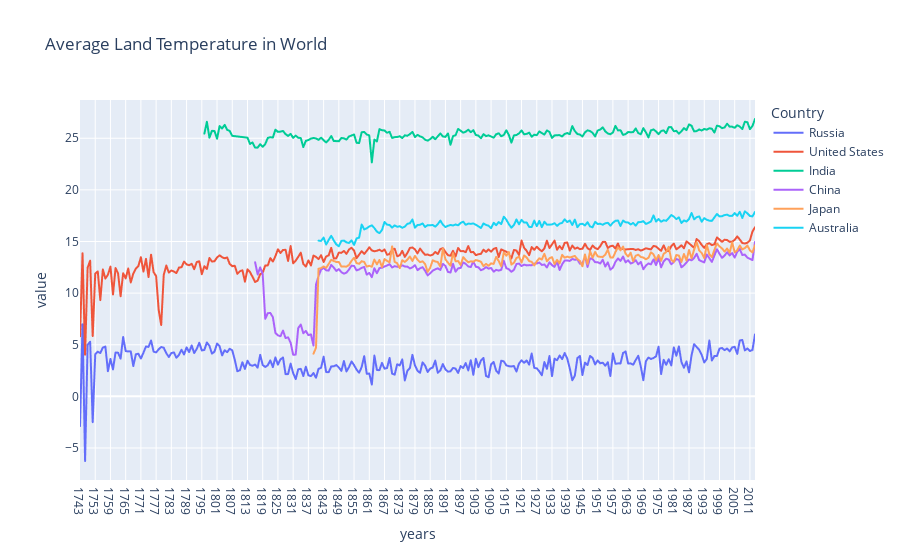

Here is the notebook cell this chart was saved with:
### Code cell
fig=px.line(avg_temp,x='years',y=['AverageTemperature'],color='Country',title='Average Land Temperature in World')
fig.show()

### Figure 1 — Plotly figure (JSON) as saved in the notebook; plotly's stock layout.template omitted (floating-point values rounded to 4 significant figures; data arrays with more than 128 entries replaced by an {"elided": "..."} marker saying what was removed)
{"data": [{"hovertemplate": "Country=Russia<br>variable=AverageTemperature<br>years=%{x}<br>value=%{y}<extra></extra>", "legendgroup": "Russia", "line": {"color": "#636efa", "dash": "solid"}, "mode": "lines", "name": "Russia", "showlegend": true, "type": "scattergl", "x": {"elided": "267 str values"}, "xaxis": "x", "y": {"elided": "267 float values"}, "yaxis": "y"}, {"hovertemplate": "Country=United States<br>variable=AverageTemperature<br>years=%{x}<br>value=%{y}<extra></extra>", "legendgroup": "United States", "line": {"color": "#EF553B", "dash": "solid"}, "mode": "lines", "name": "United States", "showlegend": true, "type": "scattergl", "x": {"elided": "267 str values"}, "xaxis": "x", "y": {"elided": "267 float values"}, "yaxis": "y"}, {"hovertemplate": "Country=India<br>variable=AverageTemperature<br>years=%{x}<br>value=%{y}<extra></extra>", "legendgroup": "India", "line": {"color": "#00cc96", "dash": "solid"}, "mode": "lines", "name": "India", "showlegend": true, "type": "scattergl", "x": {"elided": "213 str values"}, "xaxis": "x", "y": {"elided": "213 float values"}, "yaxis": "y"}, {"hovertemplate": "Country=China<br>variable=AverageTemperature<br>years=%{x}<br>value=%{y}<extra></extra>", "legendgroup": "China", "line": {"color": "#ab63fa", "dash": "solid"}, "mode": "lines", "name": "China", "showlegend": true, "type": "scattergl", "x": {"elided": "198 str values"}, "xaxis": "x", "y": {"elided": "198 float values"}, "yaxis": "y"}, {"hovertemplate": "Country=Japan<br>variable=AverageTemperature<br>years=%{x}<br>value=%{y}<extra></extra>", "legendgroup": "Japan", "line": {"color": "#FFA15A", "dash": "solid"}, "mode": "lines", "name": "Japan", "showlegend": true, "type": "scattergl", "x": {"elided": "175 str values"}, "xaxis": "x", "y": {"elided": "175 float values"}, "yaxis": "y"}, {"hovertemplate": "Country=Australia<br>variable=AverageTemperature<br>years=%{x}<br>value=%{y}<extra></extra>", "legendgroup": "Australia", "line": {"color": "#19d3f3", "dash": "solid"}, "mode": "lines", "name": "Australia", "showlegend": true, "type": "scattergl", "x": {"elided": "173 str values"}, "xaxis": "x", "y": {"elided": "173 float values"}, "yaxis": "y"}], "layout": {"legend": {"title": {"text": "Country"}, "tracegroupgap": 0}, "title": {"text": "Average Land Temperature in World"}, "xaxis": {"anchor": "y", "domain": [0.0, 1.0], "title": {"text": "years"}}, "yaxis": {"anchor": "x", "domain": [0.0, 1.0], "title": {"text": "value"}}}}
